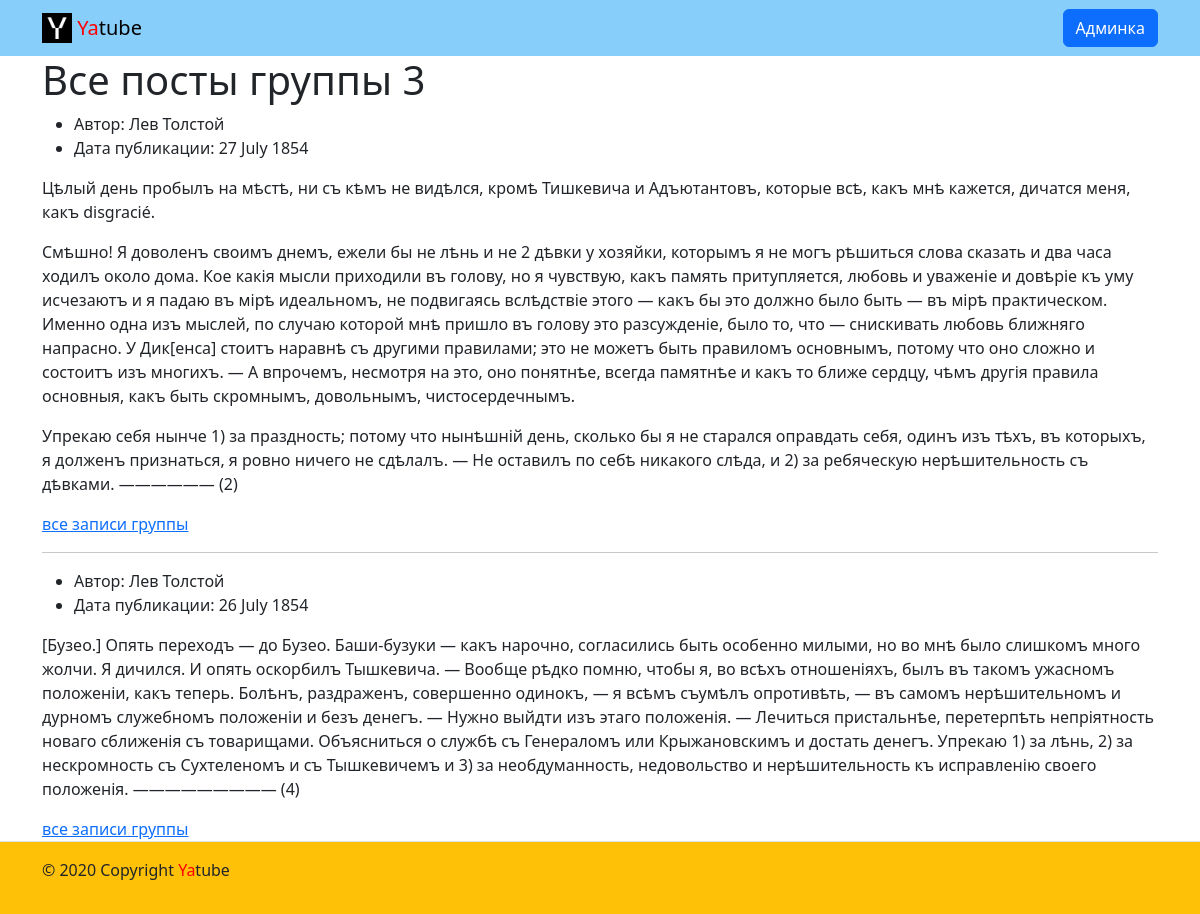
/group/3, run on the app's committed database.
### posts/models.py (models this page shows)
class Group(models.Model):
    title = models.CharField(max_length=50)
    slug = models.SlugField(max_length=50)
    description = models.CharField(max_length=200)

class Post(models.Model):
    text = models.TextField()
    pub_date = models.DateTimeField(auto_now_add=True)
    author = models.ForeignKey(
        User,
        on_delete=models.CASCADE,
        related_name='posts'
    )
    group = models.ForeignKey(
        Group,
        on_delete=models.SET_NULL,
        related_name='posts',
        blank=True,
        null=True
    )
    class Meta:
        ordering = ['-pub_date']

### posts/views.py (the view)
# urls.py: path('group/<slug:gr_num>', views.group_posts, name='group')
def group_posts(request, gr_num):
    group = get_object_or_404(Group, slug=gr_num)
    posts = group.posts.all()[:10]
    context = {
        'group': group,
        'posts': posts,
    }
    return render(request, 'yatube/posts/group_list.html', context)

### templates/yatube/posts/group_list.html (shortened to what this page needs)
{% extends '../base.html' %}
{% block content %}
  <h1>Все посты группы {{group.slug}}</h1>
  {% for post in posts %}
    <ul>
      <li>Автор: {{ post.author.get_full_name }}</li>
      <li>Дата публикации: {{ post.pub_date|date:"d E Y" }}</li>
    </ul>
    <p>{{ post.text|linebreaks }}</p>
    <a href="">все записи группы</a>
    {% if not forloop.last %}
      <hr>
    {% endif %}
  {% endfor %}
{% endblock %}

### data on the page
Group: slug "3"
Post: author.get_full_name "Лев Толстой", pub_date "27 July 1854", text "Цѣлый день пробылъ на мѣстѣ, ни съ кѣмъ не видѣлся, кромѣ Тишкевича и Адъютантовъ, которые всѣ, какъ мнѣ кажется, дичатся меня, какъ disgracié. Смѣшно! Я доволенъ своимъ днемъ, ежели бы не лѣнь и не 2 дѣвки у хозяйки, которымъ я не могъ рѣшиться слова сказать и два часа ходилъ около дома. Кое какія мысли приходили въ голову, но я чувствую, какъ память притупляется, любовь и уваженіе и довѣріе къ уму исчезаютъ и я падаю въ мірѣ идеальномъ, не подвигаясь вслѣдствіе этого — какъ бы это должно было быть — въ мірѣ практическом. Именно одна изъ мыслей, по случаю которой мнѣ пришло въ голову это разсужденіе, было то, что — снискивать любовь ближняго напрасно. У Дик[енса] стоитъ наравнѣ съ другими…"
Post: author.get_full_name "Лев Толстой", pub_date "26 July 1854", text "[Бузео.] Опять переходъ — до Бузео. Баши-бузуки — какъ нарочно, согласились быть особенно милыми, но во мнѣ было слишкомъ много жолчи. Я дичился. И опять оскорбилъ Тышкевича. — Вообще рѣдко помню, чтобы я, во всѣхъ отношеніяхъ, былъ въ такомъ ужасномъ положеніи, какъ теперь. Болѣнъ, раздраженъ, совершенно одинокъ, — я всѣмъ съумѣлъ опротивѣть, — въ самомъ нерѣшительномъ и дурномъ служебномъ положеніи и безъ денегъ. — Нужно выйдти изъ этаго положенія. — Лечиться пристальнѣе, перетерпѣть непріятность новаго сближенія съ товарищами. Объясниться о службѣ съ Генераломъ или Крыжановскимъ и достать денегъ. Упрекаю 1) за лѣнь, 2) за нескромность съ Сухтеленомъ и съ Тышкевичемъ и 3) за…"
